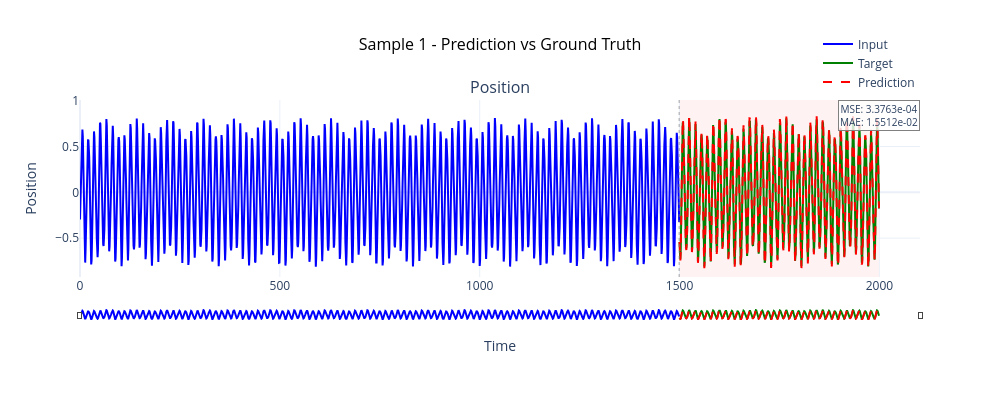
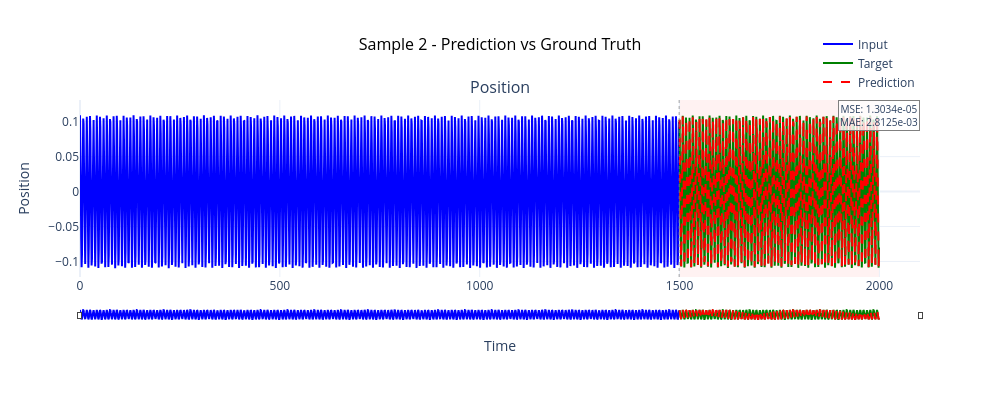
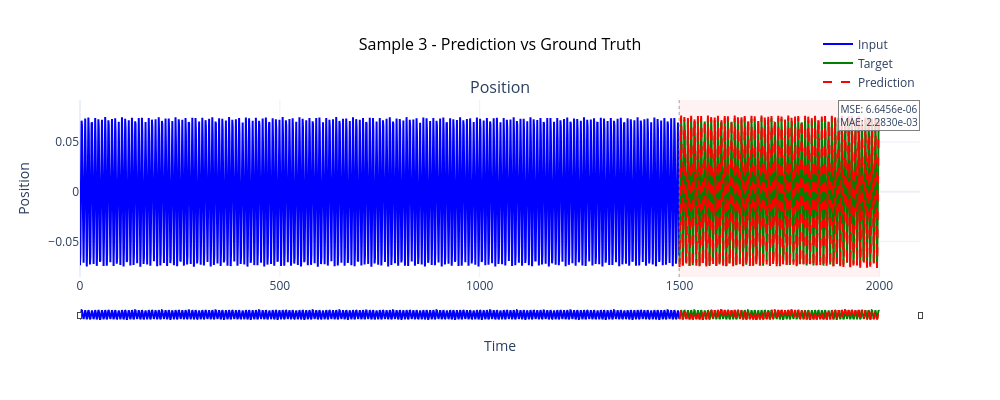
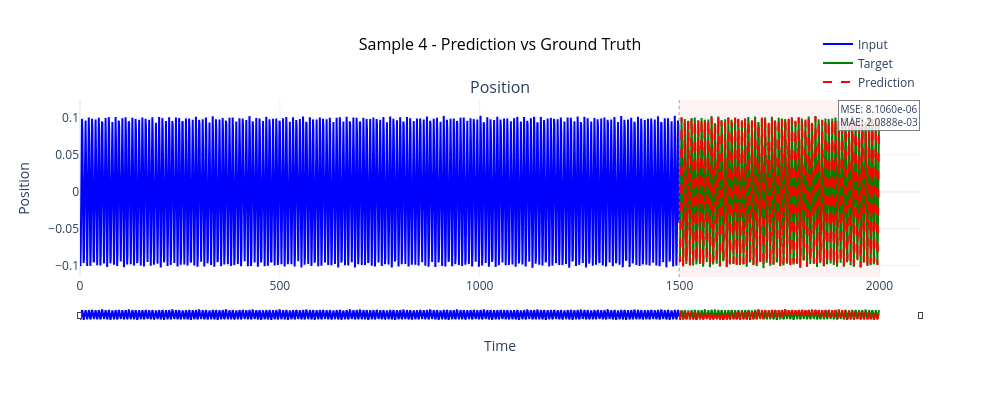

Here is the notebook cell these charts were saved with, in order:
### Markdown cell above
## 10. Visualize Predictions

### Code cell
# Concatenate results for visualization
visualizer = VibrationVisualizer2(figsize=(1000, 400))

predictions = np.concatenate(all_predictions, axis=0)
targets = np.concatenate(all_targets, axis=0)
features = np.concatenate(all_features, axis=0)

# Plot sample predictions
n_samples = min(10, len(predictions))
di = 60

for i in range(n_samples):
    # Create dummy input (use first part of target)
    input_data = features[i+di, :, 0:1]
    target_data = targets[i+di, :, 0:1]
    predicted_data = predictions[i+di, :, 0:1]

    fig = visualizer.plot_trajectory_comparison(
        input_data,
        target_data,
        predicted_data,
        title=f'Sample {i+1} - Prediction vs Ground Truth'
    )
    plt.show()

# fig = visualizer.plot_trajectory_comparison(
#     input_data=features,
#     target_data=targets,
#     predicted_data=targets,  # Using targets as "prediction" for visualization
#     feature_names=['Position', 'Velocity'],
#     title='Sample Vibration Trajectory'
# )

# Plot amplitude analysis if available
if all_amplitudes_pred and all_amplitudes_true:
    amplitudes_pred = np.concatenate(all_amplitudes_pred, axis=0)
    amplitudes_true = np.concatenate(all_amplitudes_true, axis=0)

    fig = visualizer.plot_amplitude_analysis(
        amplitudes_pred.flatten(),
        amplitudes_true.flatten(),
        title='Amplitude Prediction Analysis'
    )
    plt.show()

### Figure 1 — Plotly figure (JSON) as saved in the notebook; plotly's stock layout.template omitted (floating-point values rounded to 4 significant figures; data arrays with more than 128 entries replaced by an {"elided": "..."} marker saying what was removed)
{"data": [{"hovertemplate": "Time: %{x:.2f}<br>Value: %{y:.4f}<extra></extra>", "legendgroup": "group0", "line": {"color": "blue", "width": 2}, "mode": "lines", "name": "Input", "showlegend": true, "type": "scatter", "x": {"elided": "1500 int values"}, "xaxis": "x", "y": {"elided": "1500 float values"}, "yaxis": "y"}, {"hovertemplate": "Time: %{x:.2f}<br>Value: %{y:.4f}<extra></extra>", "legendgroup": "group0", "line": {"color": "green", "width": 2}, "mode": "lines", "name": "Target", "showlegend": true, "type": "scatter", "x": {"elided": "500 int values"}, "xaxis": "x", "y": {"elided": "500 float values"}, "yaxis": "y"}, {"hovertemplate": "Time: %{x:.2f}<br>Value: %{y:.4f}<extra></extra>", "legendgroup": "group0", "line": {"color": "red", "dash": "dash", "width": 2}, "mode": "lines", "name": "Prediction", "showlegend": true, "type": "scatter", "x": {"elided": "500 int values"}, "xaxis": "x", "y": {"elided": "500 float values"}, "yaxis": "y"}], "layout": {"annotations": [{"font": {"size": 16}, "showarrow": false, "text": "Position", "x": 0.5, "xanchor": "center", "xref": "paper", "y": 1, "yanchor": "bottom", "yref": "paper"}, {"bgcolor": "rgba(255, 255, 255, 0.8)", "bordercolor": "gray", "borderwidth": 1, "font": {"size": 10}, "showarrow": false, "text": "MSE: 3.3763e-04<br>MAE: 1.5512e-02", "x": 1999, "xref": "x", "y": 0.8389, "yref": "y"}], "height": 400, "hovermode": "x unified", "legend": {"orientation": "h", "x": 1, "xanchor": "right", "y": 1.02, "yanchor": "bottom"}, "shapes": [{"line": {"color": "gray", "dash": "dot", "width": 1}, "opacity": 0.7, "type": "line", "x0": 1499, "x1": 1499, "xref": "x", "y0": 0, "y1": 1, "yref": "y domain"}, {"fillcolor": "red", "layer": "below", "line": {"width": 0}, "opacity": 0.05, "type": "rect", "x0": 1500, "x1": 1999, "xref": "x", "y0": 0, "y1": 1, "yref": "y domain"}], "showlegend": true, "title": {"font": {"color": "black", "size": 16}, "text": "Sample 1 - Prediction vs Ground Truth", "x": 0.5, "xanchor": "center"}, "width": 1000, "xaxis": {"anchor": "y", "domain": [0, 1], "rangeslider": {"thickness": 0.05, "visible": true}, "title": {"text": "Time"}}, "yaxis": {"anchor": "x", "domain": [0, 1], "title": {"text": "Position"}}}}

### Figure 2 — Plotly figure (JSON) as saved in the notebook; plotly's stock layout.template omitted (floating-point values rounded to 4 significant figures; data arrays with more than 128 entries replaced by an {"elided": "..."} marker saying what was removed)
{"data": [{"hovertemplate": "Time: %{x:.2f}<br>Value: %{y:.4f}<extra></extra>", "legendgroup": "group0", "line": {"color": "blue", "width": 2}, "mode": "lines", "name": "Input", "showlegend": true, "type": "scatter", "x": {"elided": "1500 int values"}, "xaxis": "x", "y": {"elided": "1500 float values"}, "yaxis": "y"}, {"hovertemplate": "Time: %{x:.2f}<br>Value: %{y:.4f}<extra></extra>", "legendgroup": "group0", "line": {"color": "green", "width": 2}, "mode": "lines", "name": "Target", "showlegend": true, "type": "scatter", "x": {"elided": "500 int values"}, "xaxis": "x", "y": {"elided": "500 float values"}, "yaxis": "y"}, {"hovertemplate": "Time: %{x:.2f}<br>Value: %{y:.4f}<extra></extra>", "legendgroup": "group0", "line": {"color": "red", "dash": "dash", "width": 2}, "mode": "lines", "name": "Prediction", "showlegend": true, "type": "scatter", "x": {"elided": "500 int values"}, "xaxis": "x", "y": {"elided": "500 float values"}, "yaxis": "y"}], "layout": {"annotations": [{"font": {"size": 16}, "showarrow": false, "text": "Position", "x": 0.5, "xanchor": "center", "xref": "paper", "y": 1, "yanchor": "bottom", "yref": "paper"}, {"bgcolor": "rgba(255, 255, 255, 0.8)", "bordercolor": "gray", "borderwidth": 1, "font": {"size": 10}, "showarrow": false, "text": "MSE: 1.3034e-05<br>MAE: 2.8125e-03", "x": 1999, "xref": "x", "y": 0.1089, "yref": "y"}], "height": 400, "hovermode": "x unified", "legend": {"orientation": "h", "x": 1, "xanchor": "right", "y": 1.02, "yanchor": "bottom"}, "shapes": [{"line": {"color": "gray", "dash": "dot", "width": 1}, "opacity": 0.7, "type": "line", "x0": 1499, "x1": 1499, "xref": "x", "y0": 0, "y1": 1, "yref": "y domain"}, {"fillcolor": "red", "layer": "below", "line": {"width": 0}, "opacity": 0.05, "type": "rect", "x0": 1500, "x1": 1999, "xref": "x", "y0": 0, "y1": 1, "yref": "y domain"}], "showlegend": true, "title": {"font": {"color": "black", "size": 16}, "text": "Sample 2 - Prediction vs Ground Truth", "x": 0.5, "xanchor": "center"}, "width": 1000, "xaxis": {"anchor": "y", "domain": [0, 1], "rangeslider": {"thickness": 0.05, "visible": true}, "title": {"text": "Time"}}, "yaxis": {"anchor": "x", "domain": [0, 1], "title": {"text": "Position"}}}}

### Figure 3 — Plotly figure (JSON) as saved in the notebook; plotly's stock layout.template omitted (floating-point values rounded to 4 significant figures; data arrays with more than 128 entries replaced by an {"elided": "..."} marker saying what was removed)
{"data": [{"hovertemplate": "Time: %{x:.2f}<br>Value: %{y:.4f}<extra></extra>", "legendgroup": "group0", "line": {"color": "blue", "width": 2}, "mode": "lines", "name": "Input", "showlegend": true, "type": "scatter", "x": {"elided": "1500 int values"}, "xaxis": "x", "y": {"elided": "1500 float values"}, "yaxis": "y"}, {"hovertemplate": "Time: %{x:.2f}<br>Value: %{y:.4f}<extra></extra>", "legendgroup": "group0", "line": {"color": "green", "width": 2}, "mode": "lines", "name": "Target", "showlegend": true, "type": "scatter", "x": {"elided": "500 int values"}, "xaxis": "x", "y": {"elided": "500 float values"}, "yaxis": "y"}, {"hovertemplate": "Time: %{x:.2f}<br>Value: %{y:.4f}<extra></extra>", "legendgroup": "group0", "line": {"color": "red", "dash": "dash", "width": 2}, "mode": "lines", "name": "Prediction", "showlegend": true, "type": "scatter", "x": {"elided": "500 int values"}, "xaxis": "x", "y": {"elided": "500 float values"}, "yaxis": "y"}], "layout": {"annotations": [{"font": {"size": 16}, "showarrow": false, "text": "Position", "x": 0.5, "xanchor": "center", "xref": "paper", "y": 1, "yanchor": "bottom", "yref": "paper"}, {"bgcolor": "rgba(255, 255, 255, 0.8)", "bordercolor": "gray", "borderwidth": 1, "font": {"size": 10}, "showarrow": false, "text": "MSE: 6.6456e-06<br>MAE: 2.2830e-03", "x": 1999, "xref": "x", "y": 0.07675, "yref": "y"}], "height": 400, "hovermode": "x unified", "legend": {"orientation": "h", "x": 1, "xanchor": "right", "y": 1.02, "yanchor": "bottom"}, "shapes": [{"line": {"color": "gray", "dash": "dot", "width": 1}, "opacity": 0.7, "type": "line", "x0": 1499, "x1": 1499, "xref": "x", "y0": 0, "y1": 1, "yref": "y domain"}, {"fillcolor": "red", "layer": "below", "line": {"width": 0}, "opacity": 0.05, "type": "rect", "x0": 1500, "x1": 1999, "xref": "x", "y0": 0, "y1": 1, "yref": "y domain"}], "showlegend": true, "title": {"font": {"color": "black", "size": 16}, "text": "Sample 3 - Prediction vs Ground Truth", "x": 0.5, "xanchor": "center"}, "width": 1000, "xaxis": {"anchor": "y", "domain": [0, 1], "rangeslider": {"thickness": 0.05, "visible": true}, "title": {"text": "Time"}}, "yaxis": {"anchor": "x", "domain": [0, 1], "title": {"text": "Position"}}}}

### Figure 4 — Plotly figure (JSON) as saved in the notebook; plotly's stock layout.template omitted (floating-point values rounded to 4 significant figures; data arrays with more than 128 entries replaced by an {"elided": "..."} marker saying what was removed)
{"data": [{"hovertemplate": "Time: %{x:.2f}<br>Value: %{y:.4f}<extra></extra>", "legendgroup": "group0", "line": {"color": "blue", "width": 2}, "mode": "lines", "name": "Input", "showlegend": true, "type": "scatter", "x": {"elided": "1500 int values"}, "xaxis": "x", "y": {"elided": "1500 float values"}, "yaxis": "y"}, {"hovertemplate": "Time: %{x:.2f}<br>Value: %{y:.4f}<extra></extra>", "legendgroup": "group0", "line": {"color": "green", "width": 2}, "mode": "lines", "name": "Target", "showlegend": true, "type": "scatter", "x": {"elided": "500 int values"}, "xaxis": "x", "y": {"elided": "500 float values"}, "yaxis": "y"}, {"hovertemplate": "Time: %{x:.2f}<br>Value: %{y:.4f}<extra></extra>", "legendgroup": "group0", "line": {"color": "red", "dash": "dash", "width": 2}, "mode": "lines", "name": "Prediction", "showlegend": true, "type": "scatter", "x": {"elided": "500 int values"}, "xaxis": "x", "y": {"elided": "500 float values"}, "yaxis": "y"}], "layout": {"annotations": [{"font": {"size": 16}, "showarrow": false, "text": "Position", "x": 0.5, "xanchor": "center", "xref": "paper", "y": 1, "yanchor": "bottom", "yref": "paper"}, {"bgcolor": "rgba(255, 255, 255, 0.8)", "bordercolor": "gray", "borderwidth": 1, "font": {"size": 10}, "showarrow": false, "text": "MSE: 8.1060e-06<br>MAE: 2.0888e-03", "x": 1999, "xref": "x", "y": 0.1034, "yref": "y"}], "height": 400, "hovermode": "x unified", "legend": {"orientation": "h", "x": 1, "xanchor": "right", "y": 1.02, "yanchor": "bottom"}, "shapes": [{"line": {"color": "gray", "dash": "dot", "width": 1}, "opacity": 0.7, "type": "line", "x0": 1499, "x1": 1499, "xref": "x", "y0": 0, "y1": 1, "yref": "y domain"}, {"fillcolor": "red", "layer": "below", "line": {"width": 0}, "opacity": 0.05, "type": "rect", "x0": 1500, "x1": 1999, "xref": "x", "y0": 0, "y1": 1, "yref": "y domain"}], "showlegend": true, "title": {"font": {"color": "black", "size": 16}, "text": "Sample 4 - Prediction vs Ground Truth", "x": 0.5, "xanchor": "center"}, "width": 1000, "xaxis": {"anchor": "y", "domain": [0, 1], "rangeslider": {"thickness": 0.05, "visible": true}, "title": {"text": "Time"}}, "yaxis": {"anchor": "x", "domain": [0, 1], "title": {"text": "Position"}}}}
